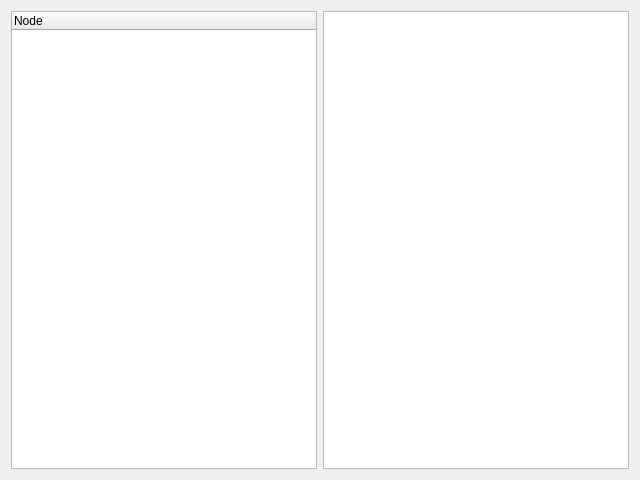
<?xml version="1.0" encoding="UTF-8"?>
<!-- SPDX-License-Identifier: MIT -->
<ui version="4.0">
 <class>TreeAndTable</class>
 <widget class="QWidget" name="TreeAndTable">
  <property name="geometry">
   <rect>
    <x>0</x>
    <y>0</y>
    <width>640</width>
    <height>480</height>
   </rect>
  </property>
  <property name="windowTitle">
   <string>Trees</string>
  </property>
  <layout class="QHBoxLayout" name="row">
   <item><widget class="QTreeWidget" name="tree"><column><property name="text"><string>Node</string></property></column></widget></item>
   <item><widget class="QTableWidget" name="table"/></item>
  </layout>
 </widget>

</ui>
